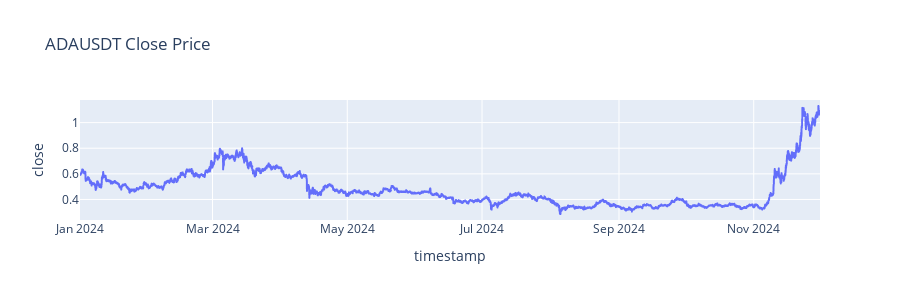
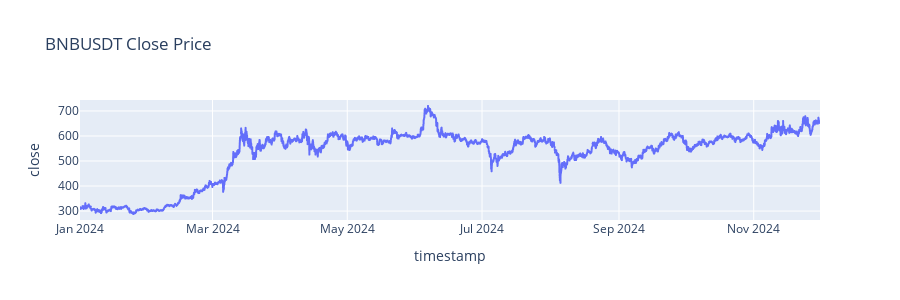
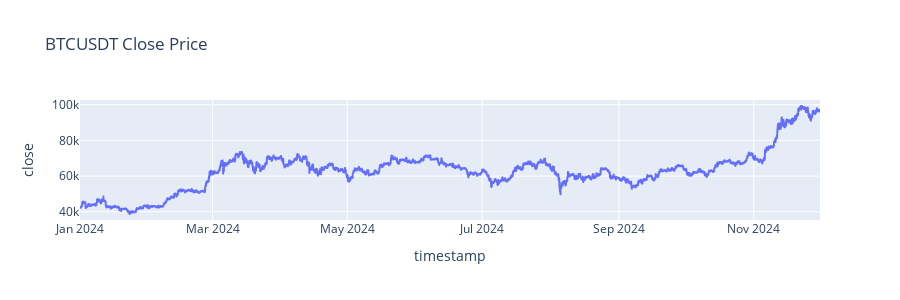
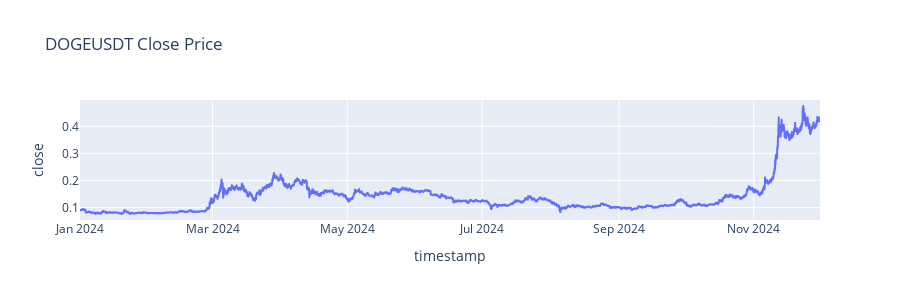

The notebook cell these images were saved under, in order:
### Code cell
def plot_time_series_data(data, column="close", title=None, symbol=None):
    if symbol != None: 
        fig = px.line(data[f'{symbol}USDT'], x="timestamp", y=column, title=f"{symbol} Close Price", height=500)  
        fig.show()
    else: 
        for symbol in data.keys():
            fig = px.line(data[symbol], x="timestamp", y=column, title=f"{symbol} Close Price", height=300)  
            fig.show()
    

plot_time_series_data(prices, column="close", title="Close Price")

### Figure 1 — Plotly figure (JSON) as saved in the notebook; plotly's stock layout.template omitted (floating-point values rounded to 4 significant figures; data arrays with more than 128 entries replaced by an {"elided": "..."} marker saying what was removed)
{"data": [{"hovertemplate": "timestamp=%{x}<br>close=%{y}<extra></extra>", "legendgroup": "", "line": {"color": "#636efa", "dash": "solid"}, "marker": {"symbol": "circle"}, "mode": "lines", "name": "", "showlegend": false, "type": "scattergl", "x": {"elided": "8201 str values"}, "xaxis": "x", "y": {"elided": "8201 float values"}, "yaxis": "y"}], "layout": {"height": 300, "legend": {"tracegroupgap": 0}, "title": {"text": "ADAUSDT Close Price"}, "xaxis": {"anchor": "y", "domain": [0, 1], "title": {"text": "timestamp"}}, "yaxis": {"anchor": "x", "domain": [0, 1], "title": {"text": "close"}}}}

### Figure 2 — Plotly figure (JSON) as saved in the notebook; plotly's stock layout.template omitted (floating-point values rounded to 4 significant figures; data arrays with more than 128 entries replaced by an {"elided": "..."} marker saying what was removed)
{"data": [{"hovertemplate": "timestamp=%{x}<br>close=%{y}<extra></extra>", "legendgroup": "", "line": {"color": "#636efa", "dash": "solid"}, "marker": {"symbol": "circle"}, "mode": "lines", "name": "", "showlegend": false, "type": "scattergl", "x": {"elided": "8201 str values"}, "xaxis": "x", "y": {"elided": "8201 float values"}, "yaxis": "y"}], "layout": {"height": 300, "legend": {"tracegroupgap": 0}, "title": {"text": "BNBUSDT Close Price"}, "xaxis": {"anchor": "y", "domain": [0, 1], "title": {"text": "timestamp"}}, "yaxis": {"anchor": "x", "domain": [0, 1], "title": {"text": "close"}}}}

### Figure 3 — Plotly figure (JSON) as saved in the notebook; plotly's stock layout.template omitted (floating-point values rounded to 4 significant figures; data arrays with more than 128 entries replaced by an {"elided": "..."} marker saying what was removed)
{"data": [{"hovertemplate": "timestamp=%{x}<br>close=%{y}<extra></extra>", "legendgroup": "", "line": {"color": "#636efa", "dash": "solid"}, "marker": {"symbol": "circle"}, "mode": "lines", "name": "", "showlegend": false, "type": "scattergl", "x": {"elided": "8201 str values"}, "xaxis": "x", "y": {"elided": "8201 float values"}, "yaxis": "y"}], "layout": {"height": 300, "legend": {"tracegroupgap": 0}, "title": {"text": "BTCUSDT Close Price"}, "xaxis": {"anchor": "y", "domain": [0, 1], "title": {"text": "timestamp"}}, "yaxis": {"anchor": "x", "domain": [0, 1], "title": {"text": "close"}}}}

### Figure 4 — Plotly figure (JSON) as saved in the notebook; plotly's stock layout.template omitted (floating-point values rounded to 4 significant figures; data arrays with more than 128 entries replaced by an {"elided": "..."} marker saying what was removed)
{"data": [{"hovertemplate": "timestamp=%{x}<br>close=%{y}<extra></extra>", "legendgroup": "", "line": {"color": "#636efa", "dash": "solid"}, "marker": {"symbol": "circle"}, "mode": "lines", "name": "", "showlegend": false, "type": "scattergl", "x": {"elided": "8201 str values"}, "xaxis": "x", "y": {"elided": "8201 float values"}, "yaxis": "y"}], "layout": {"height": 300, "legend": {"tracegroupgap": 0}, "title": {"text": "DOGEUSDT Close Price"}, "xaxis": {"anchor": "y", "domain": [0, 1], "title": {"text": "timestamp"}}, "yaxis": {"anchor": "x", "domain": [0, 1], "title": {"text": "close"}}}}
